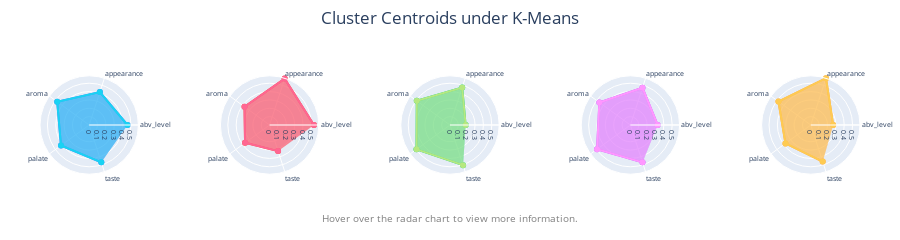

This figure's notebook cell:
### Code cell
# Plot the radar chart for each cluster centroids
centroids = kmeans.get_centroids()
# Name each cluster based on their characteristics
names = [
    "Robust & Aromatic Beer",
    "High ABV, Visually Pleasing Beer",
    "Mild ABV, Well-Rounded Beer",
    "Balanced & Pleasant Beer",
    "Aesthetic Low ABV Beer"
]
overalls = cleared_labeled_data.groupby('cluster')['rating'].mean().values
fig = plot_horizontal_radar_charts(centroids, detailed_features, names, overalls)  
if save_plot:
    json_graph = pio.to_json(fig)
    with open('radar_chart.json', 'w') as file:
        file.write(json_graph)

### Figure 1 — Plotly figure (JSON) as saved in the notebook; plotly's stock layout.template omitted (floating-point values rounded to 4 significant figures)
{"data": [{"fill": "toself", "hoverinfo": "text", "hovertext": "Cluster 1<br>Chractersitic: Robust & Aromatic Beer<br>Avg Overall: 0.6527169379668084<br>", "name": "Cluster 1", "r": [0.4586, 0.4139, 0.4734, 0.4171, 0.4693], "subplot": "polar", "theta": ["abv_level", "appearance", "aroma", "palate", "taste"], "type": "scatterpolar"}, {"fill": "toself", "hoverinfo": "text", "hovertext": "Cluster 2<br>Chractersitic: High ABV, Visually Pleasing Beer<br>Avg Overall: 0.3963398001175779<br>", "name": "Cluster 2", "r": [0.5306, 0.5836, 0.3713, 0.3633, 0.3286], "subplot": "polar2", "theta": ["abv_level", "appearance", "aroma", "palate", "taste"], "type": "scatterpolar"}, {"fill": "toself", "hoverinfo": "text", "hovertext": "Cluster 3<br>Chractersitic: Mild ABV, Well-Rounded Beer<br>Avg Overall: 0.6716086377866548<br>", "name": "Cluster 3", "r": [0.1874, 0.4719, 0.4912, 0.4958, 0.5051], "subplot": "polar3", "theta": ["abv_level", "appearance", "aroma", "palate", "taste"], "type": "scatterpolar"}, {"fill": "toself", "hoverinfo": "text", "hovertext": "Cluster 4<br>Chractersitic: Balanced & Pleasant Beer<br>Avg Overall: 0.7069675839681065<br>", "name": "Cluster 4", "r": [0.3256, 0.4679, 0.4592, 0.4934, 0.4698], "subplot": "polar4", "theta": ["abv_level", "appearance", "aroma", "palate", "taste"], "type": "scatterpolar"}, {"fill": "toself", "hoverinfo": "text", "hovertext": "Cluster 5<br>Chractersitic: Aesthetic Low ABV Beer<br>Avg Overall: 0.6097917391314052<br>", "name": "Cluster 5", "r": [0.2676, 0.5888, 0.4788, 0.375, 0.4603], "subplot": "polar5", "theta": ["abv_level", "appearance", "aroma", "palate", "taste"], "type": "scatterpolar"}, {"fill": "toself", "hoverinfo": "text", "hovertext": "Cluster 1<br>Robust & Aromatic Beer<br>Avg Rating: 0.6527<br>", "name": "Cluster 1", "r": [0.4586, 0.4139, 0.4734, 0.4171, 0.4693], "subplot": "polar", "theta": ["abv_level", "appearance", "aroma", "palate", "taste"], "type": "scatterpolar"}, {"fill": "toself", "hoverinfo": "text", "hovertext": "Cluster 2<br>High ABV, Visually Pleasing Beer<br>Avg Rating: 0.3963<br>", "name": "Cluster 2", "r": [0.5306, 0.5836, 0.3713, 0.3633, 0.3286], "subplot": "polar2", "theta": ["abv_level", "appearance", "aroma", "palate", "taste"], "type": "scatterpolar"}, {"fill": "toself", "hoverinfo": "text", "hovertext": "Cluster 3<br>Mild ABV, Well-Rounded Beer<br>Avg Rating: 0.6716<br>", "name": "Cluster 3", "r": [0.1874, 0.4719, 0.4912, 0.4958, 0.5051], "subplot": "polar3", "theta": ["abv_level", "appearance", "aroma", "palate", "taste"], "type": "scatterpolar"}, {"fill": "toself", "hoverinfo": "text", "hovertext": "Cluster 4<br>Balanced & Pleasant Beer<br>Avg Rating: 0.7070<br>", "name": "Cluster 4", "r": [0.3256, 0.4679, 0.4592, 0.4934, 0.4698], "subplot": "polar4", "theta": ["abv_level", "appearance", "aroma", "palate", "taste"], "type": "scatterpolar"}, {"fill": "toself", "hoverinfo": "text", "hovertext": "Cluster 5<br>Aesthetic Low ABV Beer<br>Avg Rating: 0.6098<br>", "name": "Cluster 5", "r": [0.2676, 0.5888, 0.4788, 0.375, 0.4603], "subplot": "polar5", "theta": ["abv_level", "appearance", "aroma", "palate", "taste"], "type": "scatterpolar"}], "layout": {"annotations": [{"align": "left", "font": {"color": "gray", "size": 10}, "showarrow": false, "text": "Hover over the radar chart to view more information.", "x": 0.5, "xref": "paper", "y": -0.1, "yref": "paper"}], "font": {"size": 12}, "height": 200, "margin": {"b": 30, "l": 40, "r": 40, "t": 40}, "paper_bgcolor": "rgba(0,0,0,0)", "plot_bgcolor": "rgba(0,0,0,0)", "polar": {"angularaxis": {"tickfont": {"size": 7}}, "domain": {"x": [0, 0.12], "y": [0.2, 0.8]}, "radialaxis": {"range": [0, 0.5888], "tickfont": {"size": 7}}}, "polar2": {"angularaxis": {"tickfont": {"size": 7}}, "domain": {"x": [0.22, 0.34], "y": [0.2, 0.8]}, "radialaxis": {"range": [0, 0.5888], "tickfont": {"size": 7}}}, "polar3": {"angularaxis": {"tickfont": {"size": 7}}, "domain": {"x": [0.44, 0.56], "y": [0.2, 0.8]}, "radialaxis": {"range": [0, 0.5888], "tickfont": {"size": 7}}}, "polar4": {"angularaxis": {"tickfont": {"size": 7}}, "domain": {"x": [0.66, 0.78], "y": [0.2, 0.8]}, "radialaxis": {"range": [0, 0.5888], "tickfont": {"size": 7}}}, "polar5": {"angularaxis": {"tickfont": {"size": 7}}, "domain": {"x": [0.88, 1], "y": [0.2, 0.8]}, "radialaxis": {"range": [0, 0.5888], "tickfont": {"size": 7}}}, "showlegend": false, "title": {"text": "Cluster Centroids under K-Means", "x": 0.5, "xanchor": "center", "y": 0.95, "yanchor": "top"}, "width": 900}}
